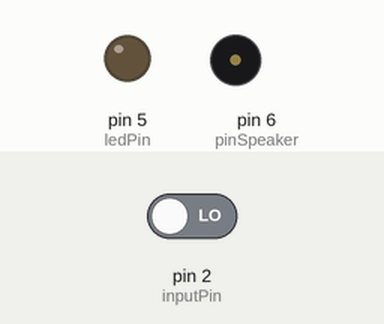
This sketch was run on a simulated Arduino Uno, built with avr-gcc and run on an emulated ATmega328P. Parts: output pins drawn as LEDs (lit = HIGH), buzzer (waves = sounding). The inputs (shaded band) are chosen by the test bench; at power-on: pin 2 (inputPin) LOW.

Above: at 1.4 s.
1.5 s: pin 2 (inputPin) driven HIGH
At 2.7 s:
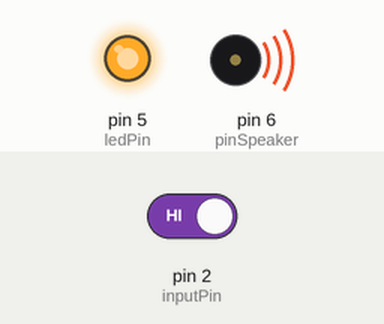
3.0 s: pin 2 (inputPin) driven LOW
At 3.4 s:
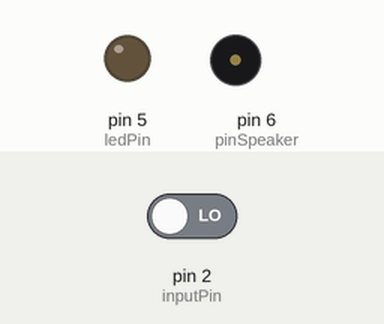
Timing chart, 0 to 6.0 s (numbered marks = the images above; inputs shaded):
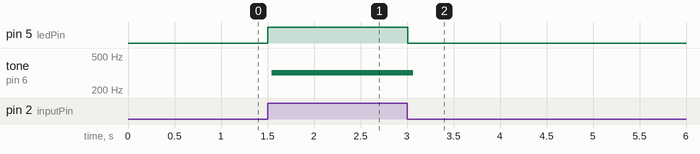

The sketch:

mini_alarme.ino
```cpp
  const int ledPin = 5;     //sortie LED
  const int inputPin = 2;   //capteur de mouvement
  const int pinSpeaker = 6; //sortie buzzer
  int val = 0;

void setup() {
  // put your setup code here, to run once:
  pinMode(ledPin, OUTPUT);     //definition sortie
  pinMode(inputPin, INPUT);    //definition entrée
  pinMode(pinSpeaker, OUTPUT); //definition sortie
}


void joueSon(long duree, int frequence){
  // fonction sur la durée du son
  duree *= 1000;               // en milliseconde
  int period = (1.0/frequence)*1000000;
  long temps_passe = 0;

  while (temps_passe < duree){
    digitalWrite(pinSpeaker,HIGH);
    delayMicroseconds(period / 2);
    digitalWrite(pinSpeaker, LOW);
    temps_passe = temps_passe + period;
  }
}


void loop() {
  val = digitalRead(inputPin);
  if (val == HIGH){
    digitalWrite(ledPin, HIGH);
    joueSon(300, 160);
  }
  else{
    digitalWrite(ledPin, LOW);
    joueSon(0, 0);
    delay(300);
  }
}
```

Measured:
- after the input at 1.5 s, pin 5 (ledPin): LOW → HIGH at once; tone on pin 6 (pinSpeaker): silent → 319 Hz after 0.05 s
- after the input at 3.0 s, pin 5 (ledPin): HIGH → LOW at once; tone on pin 6 (pinSpeaker): 319 Hz → silent after 0.07 s
